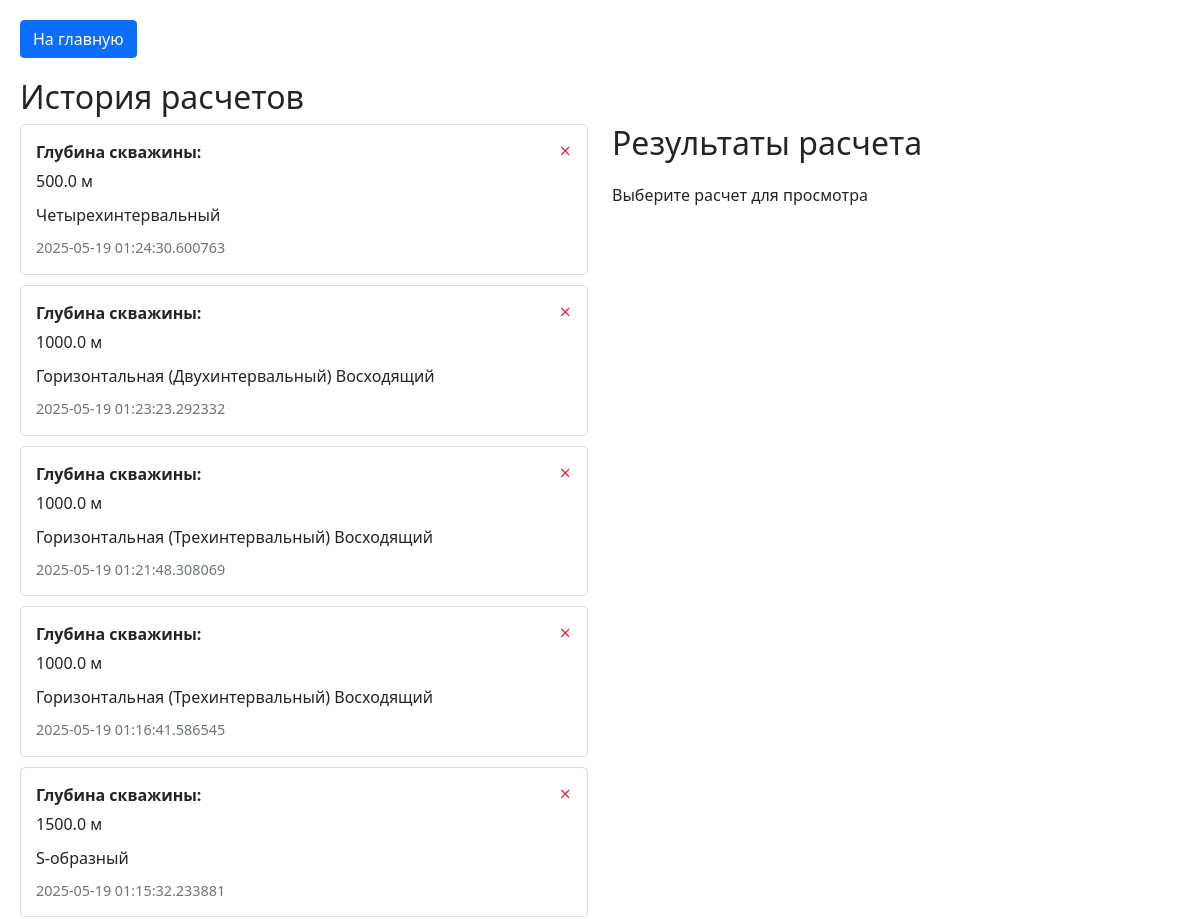
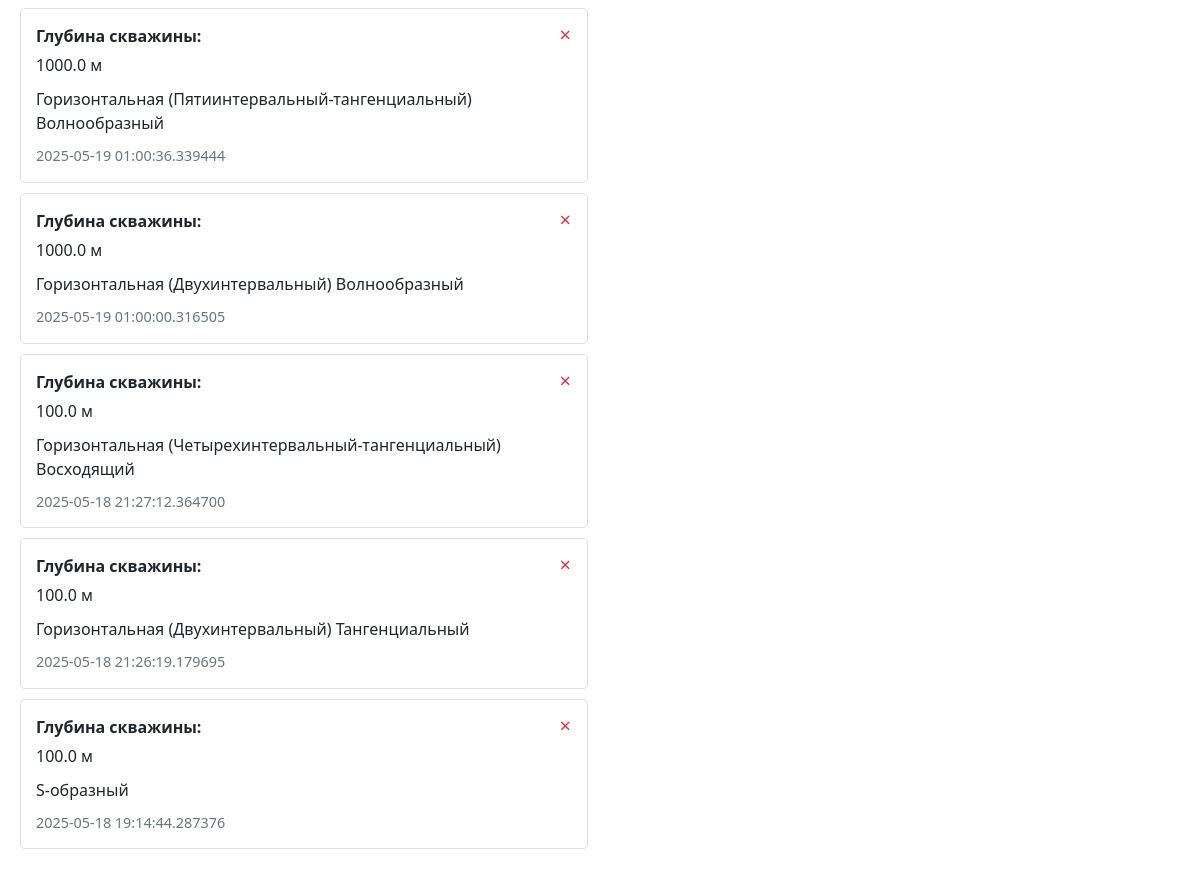
The app's page /history with its own data (2 pictures, top to bottom).
### tables this page shows
CREATE TABLE calculations (
        id INTEGER PRIMARY KEY AUTOINCREMENT,
        depth REAL NOT NULL,
        type INTEGER NOT NULL,  -- 1: наклонная, 2: горизонтальная
        profile_type INTEGER NOT NULL,  -- для наклонных: 1-3инт, 2-4инт, 3-J, 4-S; для горизонтальных: 0
        type_ha INTEGER NOT NULL,  -- для наклонных: 0; для горизонтальных: 1-5
        type_h INTEGER NOT NULL,  -- для наклонных: 0; для горизонтальных: 1-4
        timestamp DATETIME NOT NULL,
        results TEXT NOT NULL
    );

### app.py (the view)
@app.route('/history')
def history():
    calculations = get_all_calculations()
    return render_template('history.html', calculations=calculations)

### database.py (called while the page is built)
def get_all_calculations():
    print("Получение списка всех расчетов")
    conn = sqlite3.connect('well_calculations.db')
    c = conn.cursor()
    c.execute('SELECT * FROM calculations ORDER BY timestamp DESC')
    rows = c.fetchall()
    conn.close()
    return [{
        'id': row[0],
        'depth': row[1],
        'type': row[2],
        'profile_type': row[3],
        'type_ha': row[4],
        'type_h': row[5],
        'timestamp': row[6],
        'results': json.loads(row[7])
    } for row in rows]

### templates/history.html (shortened to what this page needs)
<!DOCTYPE html>
<html lang="ru">
<head>
    <link href="https://cdn.jsdelivr.net/npm/bootstrap@5.1.3/dist/css/bootstrap.min.css" rel="stylesheet">
</head>
<body>
    <div class="container">
        <div class="nav">
            <a href="/" class="btn btn-primary">На главную</a>
        </div>
        <div class="main-content">
            <h2>История расчетов</h2>
            <div class="row">
                <div class="col-md-6">
                    {% if calculations %}
                        <ul class="calculation-list">
                            {% for calc in calculations %}
                                <li class="calculation-item" onclick="showResults('{{ calc.id }}')">
                                    <button class="delete-btn" onclick="deleteCalculation(event, '{{ calc.id }}')">&times;</button>
                                    <div class="info-label">Глубина скважины:</div>
                                    <div class="info-value">{{ calc.depth }} м</div>
                                    <div class="info-value">
                                        {% if calc.type == 1 %}
                                            {% if calc.profile_type == 1 %}
                                                Трехинтервальный
                                            {% elif calc.profile_type == 2 %}
                                                Четырехинтервальный
                                            {% elif calc.profile_type == 4 %}
                                                J-образный
                                            {% elif calc.profile_type == 3 %}
                                                S-образный
                                            {% else %}
                                                Неизвестный тип
                                            {% endif %}
                                        {% else %}
                                            Горизонтальная
                                            {% if calc.type_ha == 1 %}
                                                (Двухинтервальный)
                                            {% elif calc.type_ha == 2 %}
                                                (Трехинтервальный)
                                            {% elif calc.type_ha == 3 %}
                                                (Четырехинтервальный-тангенциальный)
                                            {% elif calc.type_ha == 4 %}
                                                (Пятиинтервальный-тангенциальный)
                                            {% elif calc.type_ha == 5 %}
                                                (Четырехинтервальный)
                                            {% endif %}
                                            {% if calc.type_h == 0 %}
                                                Тангенциальный
                                            {% elif calc.type_h == -1 %}
                                                Нисходящий
                                            {% elif calc.type_h == 1 %}
                                                Восходящий
                                            {% elif calc.type_h == 2 %}
                                                Волнообразный
                                            {% endif %}
                                        {% endif %}
                                    </div>
                                    <div class="timestamp">{{ calc.timestamp }}</div>
                                </li>
                            {% endfor %}
                        </ul>
                    {% else %}
                        <p class="no-results">История расчетов пуста</p>
                    {% endif %}
                </div>
                <div class="col-md-6" id="details-section">
                    <h2>Результаты расчета</h2>
                    <div id="calculation-details">
                        <p>Выберите расчет для просмотра</p>
                    </div>
                </div>
            </div>
        </div>
    </div>
</body>
</html>

### templates/history.html (style rules this page uses)
.container { max-width: 1200px; margin: 0 auto; padding: 20px; }
.nav { margin-bottom: 20px; }
.calculation-list { list-style: none; padding: 0; }
.calculation-item { border: 1px solid #ddd; padding: 15px; margin-bottom: 10px; border-radius: 5px; cursor: pointer; position: relative; transition: background-color 0.3s; }
.delete-btn { position: absolute; right: 10px; top: 10px; background: none; border: none; font-size: 20px; cursor: pointer; color: #dc3545; }
.info-label { font-weight: bold; margin-bottom: 5px; }
.info-value { margin-bottom: 10px; }
.timestamp { color: #6c757d; font-size: 0.9em; }
#calculation-details { margin-top: 20px; }

### records on screen
calculations: depth "500.0", type "Четырехинтервальный", timestamp "2025-05-19 01:24:30.600763"
calculations: depth "1000.0", type "Горизонтальная", timestamp "2025-05-19 01:23:23.292332"
calculations: depth "1000.0", type "Горизонтальная", timestamp "2025-05-19 01:21:48.308069"
calculations: depth "1000.0", type "Горизонтальная", timestamp "2025-05-19 01:16:41.586545"
calculations: depth "1500.0", type "S-образный", timestamp "2025-05-19 01:15:32.233881"
calculations: depth "1000.0", type "Горизонтальная", timestamp "2025-05-19 01:00:36.339444"
calculations: depth "1000.0", type "Горизонтальная", timestamp "2025-05-19 01:00:00.316505"
calculations: depth "100.0", type "Горизонтальная", timestamp "2025-05-18 21:27:12.364700"
calculations: depth "100.0", type "Горизонтальная", timestamp "2025-05-18 21:26:19.179695"
calculations: depth "100.0", type "S-образный", timestamp "2025-05-18 19:14:44.287376"
